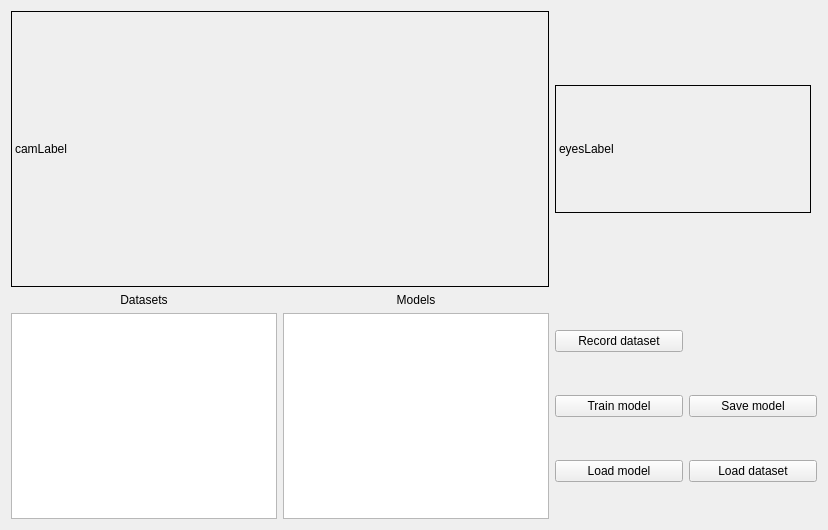
<?xml version="1.0" encoding="UTF-8"?>
<ui version="4.0">
 <class>Form</class>
 <widget class="QWidget" name="Form">
  <property name="geometry">
   <rect>
    <x>0</x>
    <y>0</y>
    <width>828</width>
    <height>530</height>
   </rect>
  </property>
  <property name="sizePolicy">
   <sizepolicy hsizetype="Fixed" vsizetype="Fixed">
    <horstretch>0</horstretch>
    <verstretch>0</verstretch>
   </sizepolicy>
  </property>
  <property name="minimumSize">
   <size>
    <width>0</width>
    <height>0</height>
   </size>
  </property>
  <property name="maximumSize">
   <size>
    <width>16777215</width>
    <height>16777215</height>
   </size>
  </property>
  <property name="windowTitle">
   <string>Form</string>
  </property>
  <layout class="QGridLayout" name="gridLayout">
   <item row="3" column="1" rowspan="2">
    <layout class="QHBoxLayout" name="horizontalLayout">
     <item>
      <layout class="QVBoxLayout" name="verticalLayout">
       <item>
        <widget class="QLabel" name="label">
         <property name="text">
          <string>Datasets</string>
         </property>
         <property name="alignment">
          <set>Qt::AlignCenter</set>
         </property>
        </widget>
       </item>
       <item>
        <widget class="QListWidget" name="dataList"/>
       </item>
      </layout>
     </item>
     <item>
      <layout class="QVBoxLayout" name="verticalLayout_4">
       <item>
        <widget class="QLabel" name="label_3">
         <property name="text">
          <string>Models</string>
         </property>
         <property name="alignment">
          <set>Qt::AlignCenter</set>
         </property>
        </widget>
       </item>
       <item>
        <widget class="QListWidget" name="modelsList"/>
       </item>
      </layout>
     </item>
    </layout>
   </item>
   <item row="0" column="1">
    <widget class="QLabel" name="camLabel">
     <property name="minimumSize">
      <size>
       <width>490</width>
       <height>276</height>
      </size>
     </property>
     <property name="maximumSize">
      <size>
       <width>16777215</width>
       <height>16777215</height>
      </size>
     </property>
     <property name="styleSheet">
      <string notr="true">border: 1px solid black;</string>
     </property>
     <property name="text">
      <string>camLabel</string>
     </property>
    </widget>
   </item>
   <item row="0" column="2">
    <widget class="QLabel" name="eyesLabel">
     <property name="minimumSize">
      <size>
       <width>256</width>
       <height>128</height>
      </size>
     </property>
     <property name="maximumSize">
      <size>
       <width>128</width>
       <height>128</height>
      </size>
     </property>
     <property name="styleSheet">
      <string notr="true">border: 1px solid black;</string>
     </property>
     <property name="text">
      <string>eyesLabel</string>
     </property>
    </widget>
   </item>
   <item row="3" column="2" rowspan="2" colspan="2">
    <layout class="QGridLayout" name="gridLayout_2">
     <item row="0" column="0">
      <widget class="QPushButton" name="recordBtn">
       <property name="text">
        <string>Record dataset</string>
       </property>
      </widget>
     </item>
     <item row="1" column="1">
      <widget class="QPushButton" name="saveModelBtn">
       <property name="text">
        <string>Save model</string>
       </property>
      </widget>
     </item>
     <item row="1" column="0">
      <widget class="QPushButton" name="trainModelBtn">
       <property name="text">
        <string>Train model</string>
       </property>
      </widget>
     </item>
     <item row="2" column="0">
      <widget class="QPushButton" name="loadModelBtn">
       <property name="text">
        <string>Load model</string>
       </property>
      </widget>
     </item>
     <item row="2" column="1">
      <widget class="QPushButton" name="loadDataBtn">
       <property name="text">
        <string>Load dataset</string>
       </property>
      </widget>
     </item>
    </layout>
   </item>
  </layout>
 </widget>
 <resources/>
 <connections/>
</ui>
